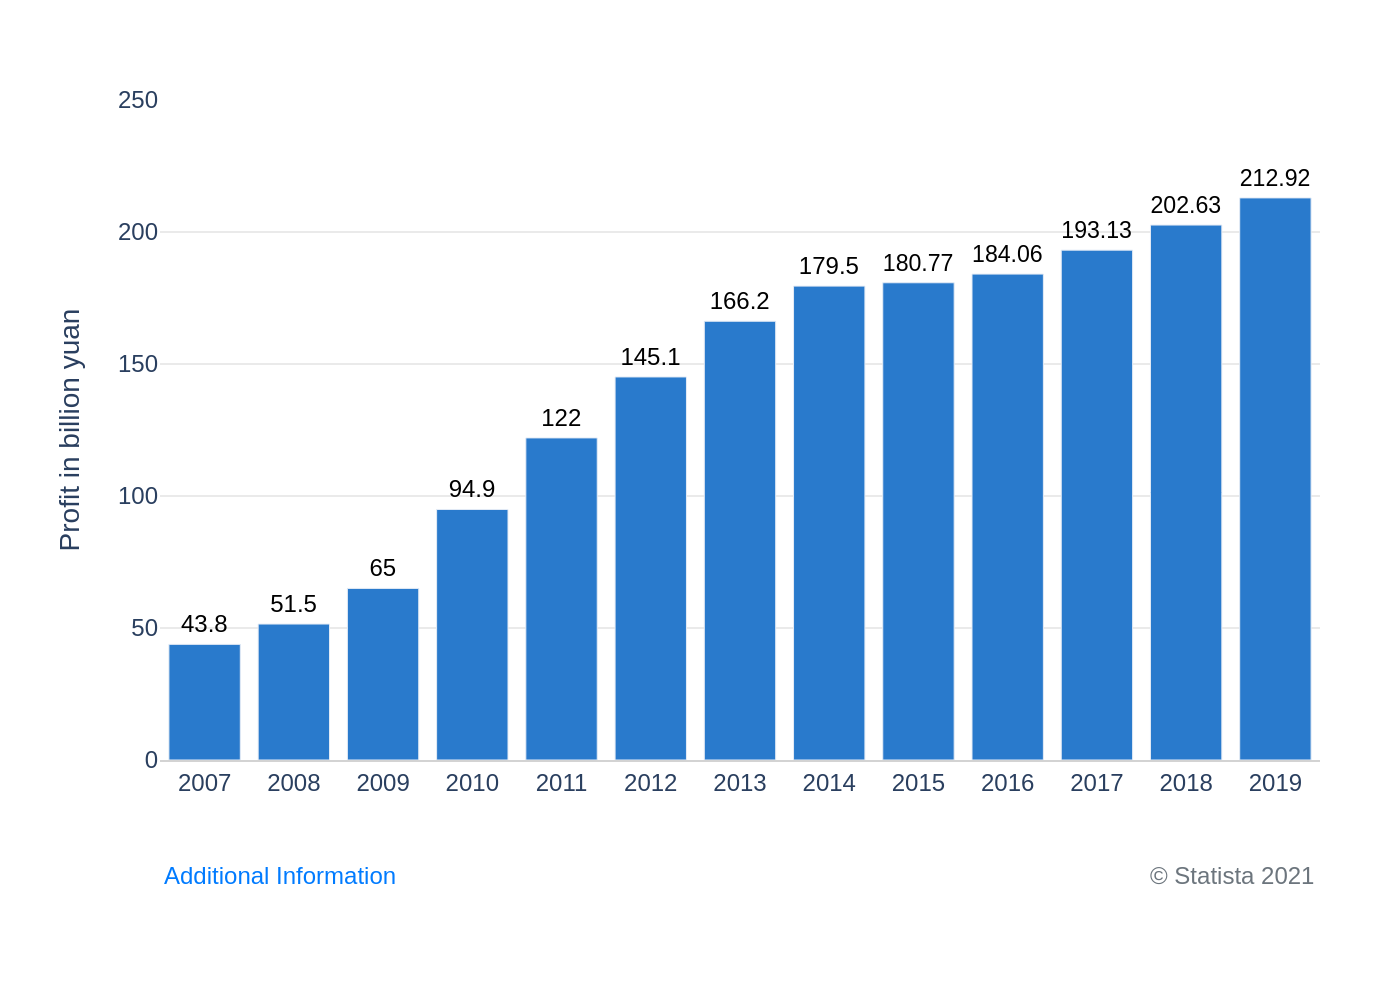

The Python source for this figure:
import sys
import json
import os
import plotly.graph_objects as go

if len(sys.argv) != 2:
    print("Usage: python recreate_chart.py <path_to_json_file>")
    sys.exit(1)

json_path = sys.argv[1]

try:
    with open(json_path, 'r', encoding='utf-8') as f:
        config = json.load(f)
except FileNotFoundError:
    print(f"Error: The file '{json_path}' was not found.")
    sys.exit(1)
except json.JSONDecodeError:
    print(f"Error: Failed to decode JSON from '{json_path}'.")
    sys.exit(1)

chart_data = config.get('chart_data', [])
texts = config.get('texts', {})
colors = config.get('colors', [])

categories = [item['category'] for item in chart_data]
# This implementation assumes a single series bar chart as depicted
values = [item['values'][0] for item in chart_data]

fig = go.Figure()

fig.add_trace(go.Bar(
    x=categories,
    y=values,
    marker_color=colors[0] if colors else '#297ACC',
    text=values,
    textposition='outside',
    texttemplate='%{text}',
    cliponaxis=False,  # Prevent text on top bars from being clipped
))

title_str = ""
if texts.get("title"):
    title_str += f'<b>{texts["title"]}</b>'
if texts.get("subtitle"):
    title_str += f'<br><sub>{texts["subtitle"]}</sub>'

annotations = []
if texts.get("note"):
    annotations.append(
        dict(
            text=texts["note"],
            showarrow=False,
            xref="paper", yref="paper",
            x=0, y=-0.15,
            xanchor='left', yanchor='top',
            align="left",
            font=dict(size=12, color="#007bff")
        )
    )
if texts.get("source"):
    annotations.append(
        dict(
            text=texts["source"],
            showarrow=False,
            xref="paper", yref="paper",
            x=1, y=-0.15,
            xanchor='right', yanchor='top',
            align="right",
            font=dict(size=12, color="#6c757d")
        )
    )

fig.update_layout(
    title_text=title_str if title_str else None,
    font_family="Arial",
    plot_bgcolor='white',
    paper_bgcolor='white',
    showlegend=False,
    margin=dict(l=80, r=40, t=50, b=120),
    xaxis=dict(
        title_text=texts.get("x_axis_title"),
        showgrid=False,
        showline=True,
        linecolor='lightgrey',
        tickfont=dict(size=12)
    ),
    yaxis=dict(
        title_text=texts.get("y_axis_title"),
        range=[0, 250],
        tickvals=[0, 50, 100, 150, 200, 250],
        showgrid=True,
        gridcolor='#EAEAEA',
        showline=False,
        zeroline=False,
        tickfont=dict(size=12)
    ),
    annotations=annotations,
)

fig.update_traces(
    textfont=dict(
        family="Arial",
        size=12,
        color='black'
    )
)

base_name = os.path.splitext(json_path)[0]
output_filename = f"{base_name}.png"

fig.write_image(output_filename, scale=2)
print(f"Chart saved to {output_filename}")
